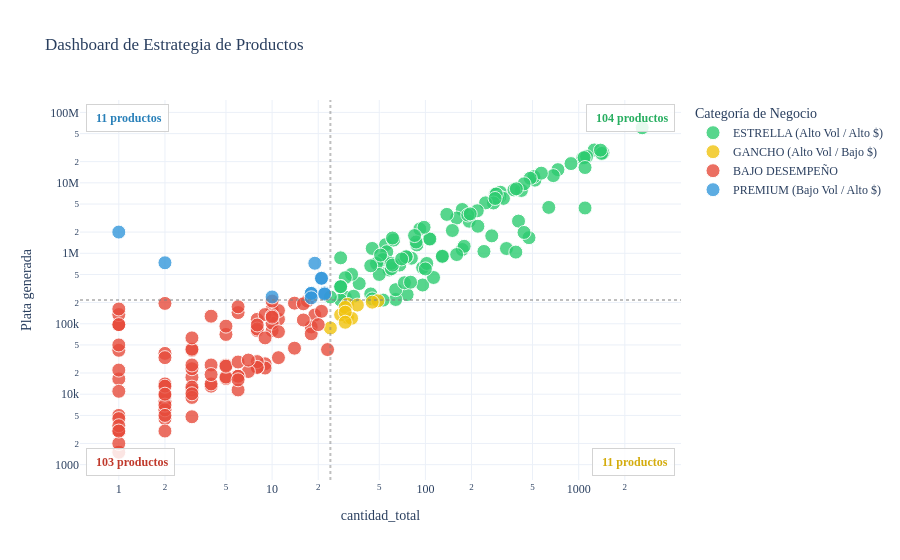

Notebook cell for this chart:
### Code cell
# Definimos los puntos de corte
corte_x = info_productos["cantidad_total"].median()
corte_y = info_productos["Plata generada"].median()

# Función para asignar el color/categoría
def clasificar(row):
    if row["cantidad_total"] >= corte_x and row["Plata generada"] >= corte_y:
        return "ESTRELLA (Alto Vol / Alto $)"
    elif row["cantidad_total"] < corte_x and row["Plata generada"] >= corte_y:
        return "PREMIUM (Bajo Vol / Alto $)"
    elif row["cantidad_total"] >= corte_x and row["Plata generada"] < corte_y:
        return "GANCHO (Alto Vol / Bajo $)"
    else:
        return "BAJO DESEMPEÑO"

# Aplicamos la lógica al DataFrame
info_productos["Categoria_Matriz"] = info_productos.apply(clasificar, axis=1)

# ── Conteo por cuadrante ──────────────────────────────────────────────────────
conteos = info_productos["Categoria_Matriz"].value_counts()
n_estrella = conteos.get("ESTRELLA (Alto Vol / Alto $)", 0)
n_premium  = conteos.get("PREMIUM (Bajo Vol / Alto $)", 0)
n_gancho   = conteos.get("GANCHO (Alto Vol / Bajo $)", 0)
n_bajo     = conteos.get("BAJO DESEMPEÑO", 0)

import plotly.express as px

fig = px.scatter(
    info_productos.reset_index(), 
    x="cantidad_total", 
    y="Plata generada",
    color="Categoria_Matriz",
    color_discrete_map={
        "ESTRELLA (Alto Vol / Alto $)": "#2ecc71",
        "PREMIUM (Bajo Vol / Alto $)": "#3498db",
        "GANCHO (Alto Vol / Bajo $)": "#f1c40f",
        "BAJO DESEMPEÑO": "#e74c3c"
    },
    hover_name="Nombre",
    log_x=True, 
    log_y=True,
    hover_data=["precio_promedio", "transacciones"],
    title="Dashboard de Estrategia de Productos",
    template="plotly_white"
)

fig.update_traces(marker=dict(size=14, opacity=0.8, line=dict(width=1, color='white')))
fig.add_vline(x=corte_x, line_dash="dot", line_color="gray", opacity=0.5)
fig.add_hline(y=corte_y, line_dash="dot", line_color="gray", opacity=0.5)

# ── Anotaciones en las 4 esquinas ─────────────────────────────────────────────
anotaciones = [
    dict(x=0.99, y=0.99, text=f"<b> {n_estrella} productos</b>",
         font=dict(color="#27ae60", size=12),
         xanchor="right", yanchor="top"),
    dict(x=0.01, y=0.99, text=f"<b> {n_premium} productos</b>",
         font=dict(color="#2980b9", size=12),
         xanchor="left", yanchor="top"),
    dict(x=0.99, y=0.01, text=f"<b> {n_gancho} productos</b>",
         font=dict(color="#d4ac0d", size=12),
         xanchor="right", yanchor="bottom"),
    dict(x=0.01, y=0.01, text=f"<b> {n_bajo} productos</b>",
         font=dict(color="#c0392b", size=12),
         xanchor="left", yanchor="bottom"),
]

for a in anotaciones:
    fig.add_annotation(
        x=a["x"], y=a["y"],
        text=a["text"],
        showarrow=False,
        font=a["font"],
        xref="paper", yref="paper",
        bgcolor="rgba(255,255,255,0.85)",
        bordercolor="lightgray",
        borderwidth=1,
        borderpad=6,
        xanchor=a["xanchor"],
        yanchor=a["yanchor"],
    )

fig.update_layout(
    legend_title_text='Categoría de Negocio',
    font=dict(family="Verdana", size=12)
)

fig.show()

### Figure 1 — Plotly figure (JSON) as saved in the notebook; plotly's stock layout.template omitted (floating-point values rounded to 4 significant figures; data arrays with more than 128 entries replaced by an {"elided": "..."} marker saying what was removed)
{"data": [{"customdata": {"elided": "104x2 float values"}, "hovertemplate": "<b>%{hovertext}</b><br><br>Categoria_Matriz=ESTRELLA (Alto Vol / Alto $)<br>cantidad_total=%{x}<br>Plata generada=%{y}<br>precio_promedio=%{customdata[0]}<br>transacciones=%{customdata[1]}<extra></extra>", "hovertext": ["Arma tu plato Grande(21k)", "Arma tu plato mediano (18k)", "Sándwich Romano", "Bowl Pollo tostada Mediana", "Ensalada Chefsito Mediana", "Sándwich Criollo", "Bowl Lomo alto Mediana", "Bowl Pasta Buona Mediana", "Bowl Colombianito Mediana", "Ensalada Pollo miel mostaza Mediana", "Hatsu azul 400ml", "Ensalada Pollo pesto Mediana", "Bowl Pollo tostada Grande", "Sándwich Felix Carne", "Ensalada Chefsito Grande", "Bowl Lomo alto Grande", "Agua con gas Cristal 600ml", "Hatsu amarillo 400ml", "Bowl Pasta Buona Grande", "Ensalada Pollo miel mostaza Grande", "Pavoneta", "Sándwich Felix Pollo", "Ensalada Italianísima Mediana", "Sándwich Becha", "Agua sin gas Cristal 250ml", "Soda Lucy pink", "Bowl Colombianito Grande", "Mexi", "Ensalada Kale cesar Mediana", "Bowl Pasta Buona Veggie Mediana", "Soda Hatsu Verde Lata", "Sándwich o pockets (Mini chef)", "Ensalada Pollo pesto Grande", "Hatsu lila 400 ml", "Sopa de tomate", "Ensalada Italianísima Grande", "Sándwich o pockets (Americanos)", "Soda Hatsu Rosada Lata", "Sándwich o pockets (Tradicional)", "Ensalada Kale cesar Grande", "Americano Mediano", "Parfait frutos rojos 9oz (mediano)", "Arma tu plato Grande", "Sándwich o pockets (Popeyes)", "Wake up & go", "Pollo", "Bagels", "Bowl Pasta Buona Veggie Grande", "Parfaits frutos rojos 14oz (Grande)", "Rustico", "Agua sin gas Cristal 600ml", "Berry Bliss Pancakes", "BananaBread Tradicional Chips", "Green Heaven", "Waffle de yuca", "Agua con gas Cristal 250ml", "Pancakes Choco-Banana Delight", "Pastel de Pollo", "Arma tu plato mediano", "Smoothie Pink Power", "Toscana mediana", "Sándwich Verde", "Sándwich o pockets (Grilled cheese)", "Latte", "Ensalada Master Veggie Mediana", "Milo", "Tropical Boost", "Parfait frutos amarillo 14oz (Grande)", "Parfait frutos amarillos 9oz (mediano)", "Napoli", "Galletas chips de chocolate", "Palito de Queso", "Parfait vivir Grande", "BananaBread Tradicional Frutos", "Sopa de Tomate Combo", "Hatsu caja", "Hatsu amarillo", "Hatsu en caja", "Hatsu blanco", "Refrigerio sencillo: Hojaldre (pastel de pollo, carne, criollo, palito de queso) + Te hatsu", "Pastel de Pollo + bebida caliente", "Estación de café ilimitado sencilla tiempo completo", "Estacion de cafe sencilla", "Pasabocas Gourmet", "Sándwich o pockets (Napoli)", "Estación de café ilimitado sencilla medio tiempo", "Pastel de Pollo + tinto / aromática", "jugo en botella", "cafe + colaciones", "Desayunos personalizados de acuerdo con la lista enviada", "Bowl Lomo alto Mediana+ hatsu", "Bowl Pasta Buona Mediana+ hatsu", "Sándwich de sabores surtidos", "Sándwich Felix Carne+ hatsu", "Refrigerio", "Pastel Criollo + hatsu", "Parfait frutos amarillos Y rojos 14oz (Grande)", "Pastel Ranchero+ hatsu", "Sándwich Felix Pollo + hatsu", "Pastel de Pollo+ bebida", "Jugo en botella", "Mocktail sin alcohol", "Mocktail sin alcohol: Mojito y Mimosa variado", "Palito de Queso + cafe"], "legendgroup": "ESTRELLA (Alto Vol / Alto $)", "marker": {"color": "#2ecc71", "line": {"color": "white", "width": 1}, "opacity": 0.8, "size": 14, "symbol": "circle"}, "mode": "markers", "name": "ESTRELLA (Alto Vol / Alto $)", "orientation": "v", "showlegend": true, "type": "scatter", "x": [2596, 1263, 1440, 1064, 1126, 1411, 1086, 1387, 891, 732, 638, 518, 510, 683, 570, 483, 474, 405, 308, 287, 306, 423, 296, 323, 338, 271, 290, 278, 247, 285, 174, 193, 174, 179, 160, 92, 106, 96, 107, 98, 241, 102, 138, 88, 81, 76, 87, 55, 58, 56, 96, 51, 129, 52, 53, 64, 48, 64, 62, 50, 45, 218, 44, 44, 85, 45, 37, 68, 129, 33, 30, 113, 60, 28, 28, 53, 73, 389, 34, 1100, 60, 440, 61, 440, 30, 220, 28, 100, 80, 61, 378, 392, 51, 189, 1100, 75, 24, 75, 196, 28, 160, 70, 150, 28], "xaxis": "x", "y": [60521251, 29263050, 26674400, 22418500, 23641000, 26148550, 22789000, 29116300, 18757900, 15385600, 4481000, 10919600, 12249400, 12657400, 13720600, 11610000.0, 1665750, 2862000, 7357850, 6893900, 6310850, 7797000.0, 6208701, 6012800, 1168500, 1768001, 6956200, 5177650, 5196600, 5997000, 1131000, 2852000, 4183500, 1256500, 3168500, 2208600, 1607000, 625600, 1593000, 2337900, 1061650, 717000, 3566500, 1315500, 851500, 259500, 1445500, 1325300, 580000, 1052000, 354500, 765000, 916800, 806000, 815500, 221000, 715700, 304500, 1540200, 501000, 1172000, 4017000, 665000, 265000, 1786000, 225000, 372000, 682000, 904000, 502500, 238500, 453500, 604000, 217100, 861600, 216500, 382000, 1039500, 245500, 4400000, 720000, 9680000, 680200.0, 1976400, 450000, 2420000, 336000, 600000, 388800, 1647000, 7938000, 8232000, 943500, 3496500, 16500000, 892500.0, 240000, 892500.0, 3626000, 336000, 960000, 831600, 2106000, 336000], "yaxis": "y"}, {"customdata": [[3968.0, 30], [6081.0, 29], [5111.0, 29], [3625, 23], [4786.0, 7], [4320, 5], [5688, 2], [3621.0, 2], [4860, 1], [4500, 1], [3500, 1]], "hovertemplate": "<b>%{hovertext}</b><br><br>Categoria_Matriz=GANCHO (Alto Vol / Bajo $)<br>cantidad_total=%{x}<br>Plata generada=%{y}<br>precio_promedio=%{customdata[0]}<br>transacciones=%{customdata[1]}<extra></extra>", "hovertext": ["Carne desmechada", "Capuchino", "Huevos", "Aguacate", "Coca Cola", "vaso de fruta", "papas naturales", "Papas de paquete", "Estacion de cafe sencilla 30 cafes y 30 aromaticas", "Americano o Aromatica Mediana", "Porción de fruta pequeña"], "legendgroup": "GANCHO (Alto Vol / Bajo $)", "marker": {"color": "#f1c40f", "line": {"color": "white", "width": 1}, "opacity": 0.8, "size": 14, "symbol": "circle"}, "mode": "markers", "name": "GANCHO (Alto Vol / Bajo $)", "orientation": "v", "showlegend": true, "type": "scatter", "x": [31, 31, 36, 24, 28, 49, 30, 33, 30, 45, 30], "xaxis": "x", "y": [123000, 188500, 184000, 87000, 134000, 211680, 170640, 119500, 145800, 202500, 105000], "yaxis": "y"}, {"customdata": {"elided": "103x2 float values"}, "hovertemplate": "<b>%{hovertext}</b><br><br>Categoria_Matriz=BAJO DESEMPEÑO<br>cantidad_total=%{x}<br>Plata generada=%{y}<br>precio_promedio=%{customdata[0]}<br>transacciones=%{customdata[1]}<extra></extra>", "hovertext": ["Vinagreta pesto", "Hatsu negro 400ml", "Chocolate caliente", "Hatsu blanco 400ml", "Shot de naranja", "Parfait vivir Mediano", "Plátano maduro", "Smoothie chocolate dream", "Barras SMUH", "Cebolla caramelizada", "Jugo verde", "Nutty Banana Bliss", "Classic Charm", "Galletas parmesano", "Adición Leche de Almendras", "Hatsu fucsia 400ml", "Cholas", "Tomate cherry", "Queso Mozarella", "Camote", "Brócoli", "Sándwich o pockets (Pesto)", "Ensalada Ligera Grande", "Champiñones", "Toscana Grande", "Acai mediano", "Leche de almendras", "Frijol negro", "Pasta fusili", "Agua cristal", "Sándwich o pockets (Clásico)", "Carne pecho", "Jamón de pavo", "Adición Leche de Coco", "Soda rosada (hatsu)", "Arroz", "Combo sopa de tomate", "Tocineta", "Pastel Ranchero", "Queso campesino", "Mini banana bread", "Pancakes frutos rojos", "Falafel", "Americano Grande", "Aromática", "Vinagreta miel mostaza", "Coca Cola zero", "Sweet Crave pancakes", "Sriracha mayo", "Nachos (totopos)", "Sándwich verde", "Quinoa", "Smoothie fresa banano", "sandwich indio", "Peanut butter", "Soda Hatsu Amarilla Lata", "Tomate chonto", "vinagreta cesar", "Crutones (pan tajado", "Estacion de cafe sencilla 20 cafes y 10 aromaticas", "Palito de Jamon", "Espresso", "Miel", "Pastel Criollo", "Estacion de cafe sencilla 15 cafes y 5 aromaticas", "Lechuga romana", "Pastel de Carne", "Hatsu verde 400ml", "Agua hatsu botella 450ml", "Estacion de cafe sencilla con aromáticas", "Estacion de cafe sencilla 10 cafes y 10 aromaticas", "Estación de cafe sencilla CON COLACIONES 12 tintos y 8 aromáticas con colaciones", "Ensalada Kale cesar Mediana+ hatsu", "Torta de almojabanas, guayaba y queso", "chocolate caliente", "sandwich tradicional + frio", "Bagel con huevo", "pancakes esponjosos y yogurt", "BananaBread Almond (harina de almendras)", "Waffles de frutos rojos", "Vinagreta vivo", "Bowl Pasta Buona Veggie Mediana+ hatsu", "Estación de café sencilla: 20 cafés y 10 aromáticas", "Producto genérico", "Queso parmesano", "Queso loncha", "Producto genérico del sistema Siigo Nube", "Pastel Hawaiano", "Pastel de Pollo + cafe", "Pastel de pollo", "Pastel de Pollo+ tinto /aromatica", "Parmesano", "Salsa napolitana", "Sándwich Indio", "Acai grande", "Leche de coco", "Maní", "Maíz dulce", "Sandwich tradicional + te frio", "Mozzarella", "Parfait Corozo 9oz (mediano)", "Servicio de 7:45 - 10:00 AM personal VIVO", "12 tintos y 8 aromáticas"], "legendgroup": "BAJO DESEMPEÑO", "marker": {"color": "#e74c3c", "line": {"color": "white", "width": 1}, "opacity": 0.8, "size": 14, "symbol": "circle"}, "mode": "markers", "name": "BAJO DESEMPEÑO", "orientation": "v", "showlegend": true, "type": "scatter", "x": [23, 19, 18, 21, 18, 16, 14, 11, 14, 11, 10, 10, 10, 9, 9, 11, 11, 8, 8, 8, 7, 8, 6, 6, 6, 9, 6, 6, 5, 5, 5, 5, 5, 6, 4, 4, 4, 4, 4, 3, 3, 3, 3, 3, 3, 3, 6, 3, 3, 3, 5, 2, 3, 2, 2, 2, 2, 2, 2, 2, 2, 7, 2, 2, 2, 2, 2, 2, 2, 20, 1, 1, 3, 8, 1, 17, 1, 10, 1, 8, 1, 10, 1, 1, 1, 2, 1, 1, 16, 2, 8, 1, 1, 2, 1, 1, 2, 1, 10, 1, 9, 1, 1], "xaxis": "x", "y": [42980.0, 133000, 90000, 150000, 72000, 113000, 45000, 116000, 196000, 33000, 80000, 102000, 160000, 27000, 23500, 77000, 154000, 24000, 29000, 24000, 21000, 115500, 144000, 18000, 174000, 135000, 11500, 18000, 16710, 17500, 70500, 25850, 25000, 16000, 26000, 13000, 128000, 14000, 19000, 11500, 17400, 42000, 11550, 12600, 9000, 22992, 28620, 43500, 4785, 10140.0, 92500, 7350, 26000, 37940.0, 5800, 13600, 6000, 4500, 7140, 7860, 7900, 30500, 3000, 9500, 194400, 6000, 9500, 14000, 13000, 97200, 97200, 97200, 63000, 80000, 5000, 211140, 16500, 129600, 11000, 84000, 1500, 210000, 135000, 42000, 3000, 7000, 162000, 4500, 192000, 10000, 96000, 3000, 1500, 33000, 22000, 2000, 5000, 3570, 124200, 3000, 63000, 50000, 97200], "yaxis": "y"}, {"customdata": [[21170.0, 19], [24000, 10], [366600, 2], [15000, 1], [38000, 1], [12420, 1], [15000, 1], [21000, 1], [2000000, 1], [12000, 1], [12960, 1]], "hovertemplate": "<b>%{hovertext}</b><br><br>Categoria_Matriz=PREMIUM (Bajo Vol / Alto $)<br>cantidad_total=%{x}<br>Plata generada=%{y}<br>precio_promedio=%{customdata[0]}<br>transacciones=%{customdata[1]}<extra></extra>", "hovertext": ["Ensalada Ligera Mediana", "Ensalada Master Veggie Grande", "Mensualidades", "Sándwich o pockets +bebida (Americanos)", "Desayunos tipo Brunch: Bebidas\n1. Café\n2. Leche\n3. Aromatica\nBatidos\n 1. Smoothie tropical boost\n2.  Smothie pinky power\nParfait\n1. Frutos rojos\n2. Frutos Amarillos\nBocadillos\n1. Empanadas de carne, pollo, queso, hawaiana\n2. Porción de fruta (Sandía)\n3. Wraps / Sandwich de mantequilla de maní y mermelada, jamón con queso y carne con queso\n4. Tostadas francesas\n5. Canasta de pan variada", "sandwich tradicional+ te frio", "sandwich tradicional + tinto", "Bowl Mediano", "Producto genérico del sistema Siigo Nube (POS - WhatsApp)", "Pastel de Pollo+ bebida caliente", "Pancake esponjoso con frutas y yogourt griego+ te"], "legendgroup": "PREMIUM (Bajo Vol / Alto $)", "marker": {"color": "#3498db", "line": {"color": "white", "width": 1}, "opacity": 0.8, "size": 14, "symbol": "circle"}, "mode": "markers", "name": "PREMIUM (Bajo Vol / Alto $)", "orientation": "v", "showlegend": true, "type": "scatter", "x": [21, 10, 2, 18, 19, 22, 18, 21, 1, 22, 18], "xaxis": "x", "y": [444500, 240000, 733200, 270000, 722000, 273240, 270000, 441000, 2000000, 264000, 233280], "yaxis": "y"}], "layout": {"annotations": [{"bgcolor": "rgba(255,255,255,0.85)", "bordercolor": "lightgray", "borderpad": 6, "borderwidth": 1, "font": {"color": "#27ae60", "size": 12}, "showarrow": false, "text": "<b> 104 productos</b>", "x": 0.99, "xanchor": "right", "xref": "paper", "y": 0.99, "yanchor": "top", "yref": "paper"}, {"bgcolor": "rgba(255,255,255,0.85)", "bordercolor": "lightgray", "borderpad": 6, "borderwidth": 1, "font": {"color": "#2980b9", "size": 12}, "showarrow": false, "text": "<b> 11 productos</b>", "x": 0.01, "xanchor": "left", "xref": "paper", "y": 0.99, "yanchor": "top", "yref": "paper"}, {"bgcolor": "rgba(255,255,255,0.85)", "bordercolor": "lightgray", "borderpad": 6, "borderwidth": 1, "font": {"color": "#d4ac0d", "size": 12}, "showarrow": false, "text": "<b> 11 productos</b>", "x": 0.99, "xanchor": "right", "xref": "paper", "y": 0.01, "yanchor": "bottom", "yref": "paper"}, {"bgcolor": "rgba(255,255,255,0.85)", "bordercolor": "lightgray", "borderpad": 6, "borderwidth": 1, "font": {"color": "#c0392b", "size": 12}, "showarrow": false, "text": "<b> 103 productos</b>", "x": 0.01, "xanchor": "left", "xref": "paper", "y": 0.01, "yanchor": "bottom", "yref": "paper"}], "font": {"family": "Verdana", "size": 12}, "legend": {"title": {"text": "Categoría de Negocio"}, "tracegroupgap": 0}, "shapes": [{"line": {"color": "gray", "dash": "dot"}, "opacity": 0.5, "type": "line", "x0": 24, "x1": 24, "xref": "x", "y0": 0, "y1": 1, "yref": "y domain"}, {"line": {"color": "gray", "dash": "dot"}, "opacity": 0.5, "type": "line", "x0": 0, "x1": 1, "xref": "x domain", "y0": 216500, "y1": 216500, "yref": "y"}], "title": {"text": "Dashboard de Estrategia de Productos"}, "xaxis": {"anchor": "y", "domain": [0, 1], "title": {"text": "cantidad_total"}, "type": "log"}, "yaxis": {"anchor": "x", "domain": [0, 1], "title": {"text": "Plata generada"}, "type": "log"}}}
